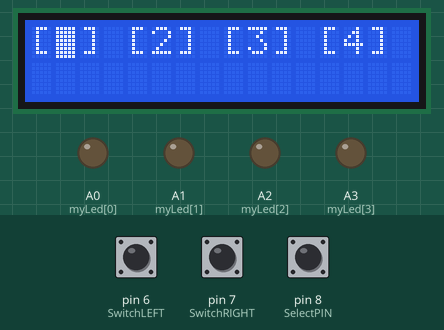
This sketch was run on a simulated Arduino Uno, built with avr-gcc and run on an emulated ATmega328P. Shown: 16×2 character LCD, output pins drawn as LEDs (lit = HIGH). Dashed ring = blinking. Inputs (shaded band) come from the test bench; at power-on: pin 8 (SelectPIN) HIGH, pin 7 (SwitchRIGHT) HIGH, pin 6 (SwitchLEFT) HIGH. What the sketch prints to the serial monitor is not drawn.

Above: at 1.6 s.
1.7 s: pin 8 (SelectPIN) pulled LOW for 1 s
At 3.5 s:
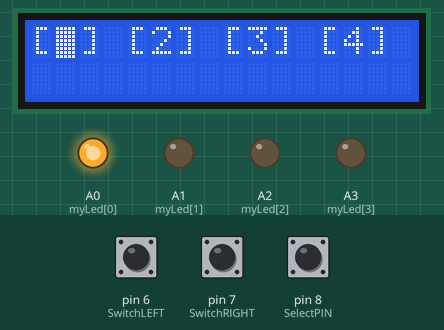
4.2 s: pin 7 (SwitchRIGHT) pulled LOW for 1 s
At 5.9 s:
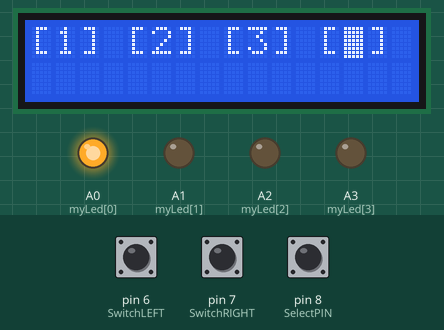
6.7 s: pin 8 (SelectPIN) pulled LOW for 0.15 s
At 7.4 s:
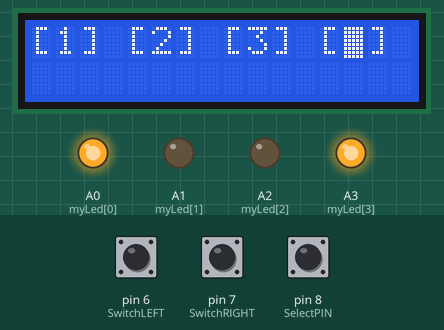
8.4 s: pin 6 (SwitchLEFT) pulled LOW for 0.15 s
At 9.8 s:
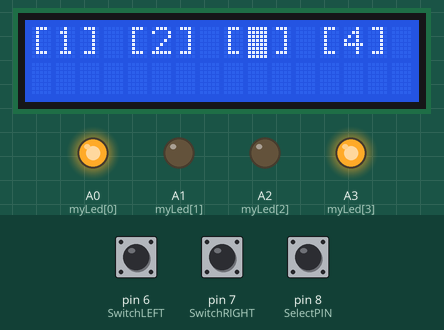
10.1 s: pin 8 (SelectPIN) pulled LOW for 0.15 s
At 11.2 s:
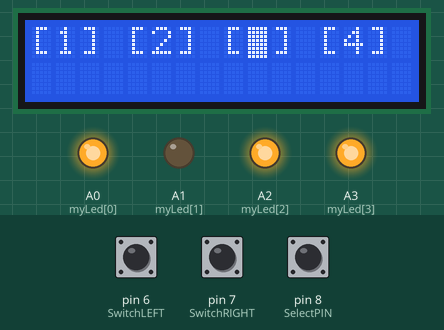
11.8 s: pin 8 (SelectPIN) pulled LOW for 3.2 s
At 15.08 s:
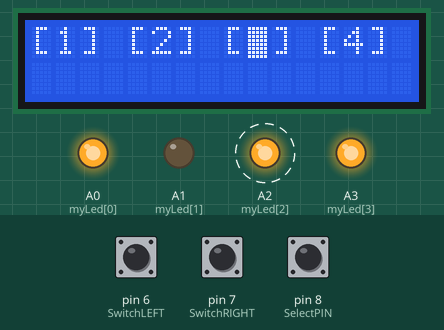
Timing chart, 0 to 16.6 s (numbered marks = the images above; inputs shaded):
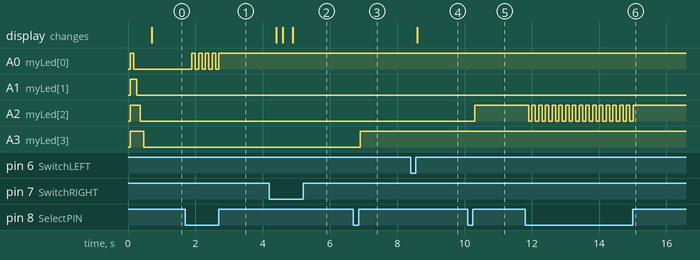

Measured:
- after the input at 1.7 s, A0 (myLed[0]): alternates HIGH for 0.10 s and LOW for 0.10 s, 9 changes in all, then stays HIGH, starting after 0.20 s
- after the input at 4.2 s, the display: first changes after 0.20 s (image 2 shows a later state)
- after the input at 6.7 s, A3 (myLed[3]): LOW → HIGH after 0.20 s
- after the input at 8.4 s, the display: changes after 0.20 s (image 4)
- after the input at 10.1 s, A2 (myLed[2]): LOW → HIGH after 0.20 s
- after the input at 11.8 s, A2 (myLed[2]): alternates HIGH for 0.10 s and LOW for 0.10 s, 32 changes in all, then stays HIGH, starting after 0.10 s

The sketch:

LED_control_with_switch_LCD.ino
```cpp
/*
 * This following program allows user to Control LEDs using switches and LED interfacing
 * Move LCD cursor by using LEFT , RIGHT switches and select to Turn ON or OFF using using SELECT button
 *
 */
// include the library code:
#include <LiquidCrystal.h>

// initialize the library with the numbers of the interface pins
LiquidCrystal lcd(12, 11, 5, 4, 3, 2);

const byte myLed[4] = {A0 , A1 , A2 , A3};
boolean LEDstate[4] = {1 , 1 , 1 ,1 };
// Declaring pin
const byte SwitchLEFT = 6;
const byte SwitchRIGHT = 7;
const byte SelectPIN = 8;
// LEDs


void setup() {
  // set up the LCD's number of columns and rows:
  lcd.begin(16, 2);
  pinMode(SwitchLEFT , INPUT);
  pinMode(SwitchLEFT , INPUT_PULLUP);
  pinMode(SwitchRIGHT , INPUT_PULLUP);
  pinMode(SelectPIN , INPUT_PULLUP);
  // LED declarations
  for(byte i=0; i<=3;i++)
  {
  pinMode(myLed[i] , OUTPUT);
  digitalWrite(myLed[i] , HIGH);
  }
  Serial.begin(9600);

  lcd.setCursor(0, 0);
  lcd.print("[1] [2] [3] [4] ");

  for(byte i=0; i<=3;i++)
  {
  delay(100);
  digitalWrite(myLed[i] , LOW);
  }

}// close setup

int LEFTdata = 0;
int RIGHTdata = 0;
byte Horizontal_data = 1;
byte SelectData = 0;

void loop()
{

  // set the cursor to (0,0):
    LEFTdata =  digitalRead(SwitchLEFT);
    RIGHTdata = digitalRead(SwitchRIGHT);
    SelectData = digitalRead(SelectPIN);

   //Serial.print(LEFTdata);
   //Serial.print("\t");
   //Serial.print(RIGHTdata);
   //Serial.print("\t");


    lcd.setCursor(Horizontal_data,0);
    lcd.blink();

    if(RIGHTdata == LOW && Horizontal_data != 13)
   {
    Horizontal_data += 4;
    delay(200);
   }// close if

    if(LEFTdata == LOW && Horizontal_data != 1)
    {
      Horizontal_data -= 4;
      delay(200);
    }// close if

   //Serial.print(Horizontal_data);
   //Serial.print("\t\t");
   //Serial.print("\n");
if(SelectData == LOW)
{
   switch(Horizontal_data)
   {
    case 1 :
    Serial.print("LED1");
    Serial.print("\n");

    LEDstate[0] =! LEDstate[0];
    delay(100);
    digitalWrite(myLed[0] ,LEDstate[0]);
    break;

    case 5 :
    Serial.print("LED2");
    Serial.print("\n");

    LEDstate[1] =! LEDstate[1];
    delay(100);
    digitalWrite(myLed[1] ,LEDstate[1]);
    break;

    case 9 :
    Serial.print("LED3");
    Serial.print("\n");

    LEDstate[2] =! LEDstate[2];
    delay(100);
    digitalWrite(myLed[2] ,LEDstate[2]);
    break;

    case 13 :
    Serial.print("LED4");
    Serial.print("\n");
    LEDstate[3] =! LEDstate[3];
    delay(100);
    digitalWrite(myLed[3] ,LEDstate[3]);

    break;

   }// close switch
} //close if
}// close loop
```
